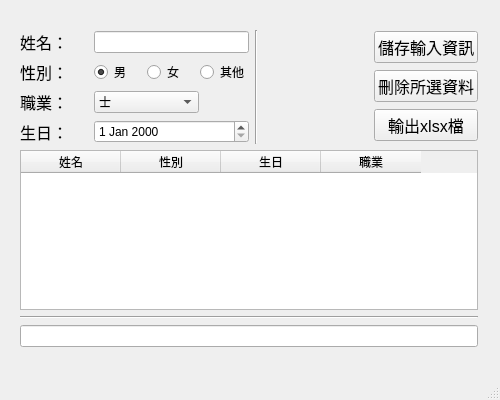
<?xml version="1.0" encoding="UTF-8"?>
<ui version="4.0">
 <class>MainWindow</class>
 <widget class="QMainWindow" name="MainWindow">
  <property name="geometry">
   <rect>
    <x>0</x>
    <y>0</y>
    <width>500</width>
    <height>400</height>
   </rect>
  </property>
  <property name="minimumSize">
   <size>
    <width>500</width>
    <height>400</height>
   </size>
  </property>
  <property name="windowTitle">
   <string>MainWindow</string>
  </property>
  <widget class="QWidget" name="centralwidget">
   <widget class="QWidget" name="layoutWidget">
    <property name="geometry">
     <rect>
      <x>20</x>
      <y>30</y>
      <width>458</width>
      <height>317</height>
     </rect>
    </property>
    <layout class="QVBoxLayout" name="verticalLayout_4">
     <item>
      <layout class="QHBoxLayout" name="horizontalLayout_3">
       <item>
        <layout class="QVBoxLayout" name="verticalLayout">
         <item>
          <widget class="QLabel" name="label_2">
           <property name="sizePolicy">
            <sizepolicy hsizetype="Preferred" vsizetype="Preferred">
             <horstretch>0</horstretch>
             <verstretch>1</verstretch>
            </sizepolicy>
           </property>
           <property name="font">
            <font>
             <pointsize>12</pointsize>
            </font>
           </property>
           <property name="text">
            <string>姓名：</string>
           </property>
           <property name="indent">
            <number>0</number>
           </property>
          </widget>
         </item>
         <item>
          <widget class="QLabel" name="label">
           <property name="sizePolicy">
            <sizepolicy hsizetype="Preferred" vsizetype="Preferred">
             <horstretch>0</horstretch>
             <verstretch>1</verstretch>
            </sizepolicy>
           </property>
           <property name="font">
            <font>
             <pointsize>12</pointsize>
            </font>
           </property>
           <property name="text">
            <string>性別：</string>
           </property>
          </widget>
         </item>
         <item>
          <widget class="QLabel" name="label_3">
           <property name="sizePolicy">
            <sizepolicy hsizetype="Preferred" vsizetype="Preferred">
             <horstretch>0</horstretch>
             <verstretch>1</verstretch>
            </sizepolicy>
           </property>
           <property name="font">
            <font>
             <pointsize>12</pointsize>
            </font>
           </property>
           <property name="text">
            <string>職業：</string>
           </property>
          </widget>
         </item>
         <item>
          <widget class="QLabel" name="label_4">
           <property name="sizePolicy">
            <sizepolicy hsizetype="Preferred" vsizetype="Preferred">
             <horstretch>0</horstretch>
             <verstretch>1</verstretch>
            </sizepolicy>
           </property>
           <property name="font">
            <font>
             <pointsize>12</pointsize>
            </font>
           </property>
           <property name="text">
            <string>生日：</string>
           </property>
          </widget>
         </item>
        </layout>
       </item>
       <item>
        <spacer name="verticalSpacer">
         <property name="orientation">
          <enum>Qt::Vertical</enum>
         </property>
         <property name="sizeHint" stdset="0">
          <size>
           <width>20</width>
           <height>40</height>
          </size>
         </property>
        </spacer>
       </item>
       <item>
        <layout class="QVBoxLayout" name="verticalLayout_2">
         <item>
          <widget class="QLineEdit" name="name_input"/>
         </item>
         <item>
          <layout class="QHBoxLayout" name="horizontalLayout">
           <item>
            <widget class="QRadioButton" name="gender_man">
             <property name="text">
              <string>男</string>
             </property>
             <property name="checked">
              <bool>true</bool>
             </property>
            </widget>
           </item>
           <item>
            <widget class="QRadioButton" name="gender_woman">
             <property name="text">
              <string>女</string>
             </property>
            </widget>
           </item>
           <item>
            <widget class="QRadioButton" name="gender_other">
             <property name="text">
              <string>其他</string>
             </property>
            </widget>
           </item>
          </layout>
         </item>
         <item>
          <layout class="QHBoxLayout" name="horizontalLayout_2">
           <item>
            <widget class="QComboBox" name="job_box">
             <item>
              <property name="text">
               <string>士</string>
              </property>
             </item>
             <item>
              <property name="text">
               <string>農</string>
              </property>
             </item>
             <item>
              <property name="text">
               <string>工</string>
              </property>
             </item>
             <item>
              <property name="text">
               <string>商</string>
              </property>
             </item>
             <item>
              <property name="text">
               <string>學生</string>
              </property>
             </item>
             <item>
              <property name="text">
               <string>尼特</string>
              </property>
             </item>
            </widget>
           </item>
           <item>
            <spacer name="horizontalSpacer">
             <property name="orientation">
              <enum>Qt::Horizontal</enum>
             </property>
             <property name="sizeType">
              <enum>QSizePolicy::Fixed</enum>
             </property>
             <property name="sizeHint" stdset="0">
              <size>
               <width>50</width>
               <height>20</height>
              </size>
             </property>
            </spacer>
           </item>
          </layout>
         </item>
         <item>
          <widget class="QDateEdit" name="dateEdit"/>
         </item>
        </layout>
       </item>
       <item>
        <widget class="Line" name="line">
         <property name="orientation">
          <enum>Qt::Vertical</enum>
         </property>
        </widget>
       </item>
       <item>
        <spacer name="horizontalSpacer_2">
         <property name="orientation">
          <enum>Qt::Horizontal</enum>
         </property>
         <property name="sizeType">
          <enum>QSizePolicy::Fixed</enum>
         </property>
         <property name="sizeHint" stdset="0">
          <size>
           <width>110</width>
           <height>20</height>
          </size>
         </property>
        </spacer>
       </item>
       <item>
        <layout class="QVBoxLayout" name="verticalLayout_3">
         <item>
          <widget class="QPushButton" name="save_data_button">
           <property name="font">
            <font>
             <pointsize>12</pointsize>
            </font>
           </property>
           <property name="text">
            <string>儲存輸入資訊</string>
           </property>
          </widget>
         </item>
         <item>
          <widget class="QPushButton" name="remove_data_Button">
           <property name="font">
            <font>
             <pointsize>12</pointsize>
            </font>
           </property>
           <property name="text">
            <string>刪除所選資料</string>
           </property>
          </widget>
         </item>
         <item>
          <widget class="QPushButton" name="save_xlsx_button">
           <property name="font">
            <font>
             <pointsize>12</pointsize>
            </font>
           </property>
           <property name="text">
            <string>輸出xlsx檔</string>
           </property>
          </widget>
         </item>
        </layout>
       </item>
      </layout>
     </item>
     <item>
      <widget class="QTableWidget" name="directory_table">
       <property name="rowCount">
        <number>0</number>
       </property>
       <column>
        <property name="text">
         <string>姓名</string>
        </property>
       </column>
       <column>
        <property name="text">
         <string>性別</string>
        </property>
       </column>
       <column>
        <property name="text">
         <string>生日</string>
        </property>
       </column>
       <column>
        <property name="text">
         <string>職業</string>
        </property>
       </column>
      </widget>
     </item>
     <item>
      <widget class="Line" name="line_2">
       <property name="orientation">
        <enum>Qt::Horizontal</enum>
       </property>
      </widget>
     </item>
     <item>
      <widget class="QLineEdit" name="test_message"/>
     </item>
    </layout>
   </widget>
  </widget>
  <widget class="QMenuBar" name="menubar">
   <property name="geometry">
    <rect>
     <x>0</x>
     <y>0</y>
     <width>500</width>
     <height>21</height>
    </rect>
   </property>
  </widget>
  <widget class="QStatusBar" name="statusbar"/>
 </widget>
 <resources/>
 <connections/>
</ui>
